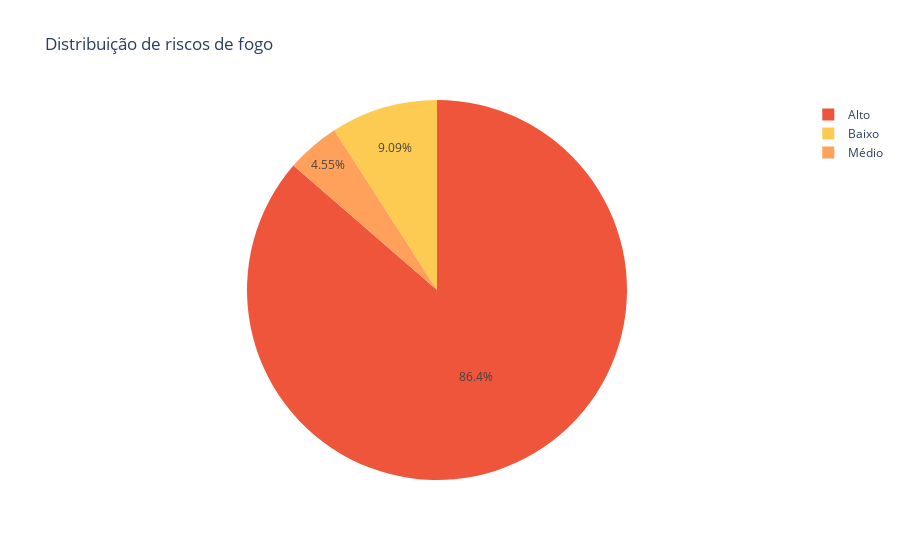

Here is the notebook cell this chart was saved with:
### Code cell
import plotly.express as px

resumo_incendios_ordenado = resumo_incendios.sort_values(by='total_incendios', ascending=False)

colors = {
    'Baixo': '#FECB52',
    'Médio': '#FFA15A',
    'Alto': '#EF553B'
}

fig_pizza_riscos = px.pie(
    resumo_incendios,
    names='Risco',
    values='total_incendios',
    color='Risco',
    color_discrete_map=colors,
    title="Distribuição de riscos de fogo"
)
fig_pizza_riscos.show()

### Figure 1 — Plotly figure (JSON) as saved in the notebook; plotly's stock layout.template omitted (floating-point values rounded to 4 significant figures)
{"data": [{"customdata": [["Alto"], ["Alto"], ["Baixo"], ["Alto"], ["Alto"], ["Alto"], ["Alto"], ["Médio"], ["Alto"], ["Alto"], ["Alto"], ["Alto"], ["Alto"], ["Alto"], ["Alto"], ["Alto"]], "domain": {"x": [0, 1], "y": [0, 1]}, "hovertemplate": "Risco=%{customdata[0]}<br>total_incendios=%{value}<extra></extra>", "labels": ["Alto", "Alto", "Baixo", "Alto", "Alto", "Alto", "Alto", "Médio", "Alto", "Alto", "Alto", "Alto", "Alto", "Alto", "Alto", "Alto"], "legendgroup": "", "marker": {"colors": ["#EF553B", "#EF553B", "#FECB52", "#EF553B", "#EF553B", "#EF553B", "#EF553B", "#FFA15A", "#EF553B", "#EF553B", "#EF553B", "#EF553B", "#EF553B", "#EF553B", "#EF553B", "#EF553B"]}, "name": "", "showlegend": true, "type": "pie", "values": [1, 1, 2, 5, 1, 1, 1, 1, 1, 1, 1, 1, 1, 2, 1, 1]}], "layout": {"legend": {"tracegroupgap": 0}, "title": {"text": "Distribuição de riscos de fogo"}}}
